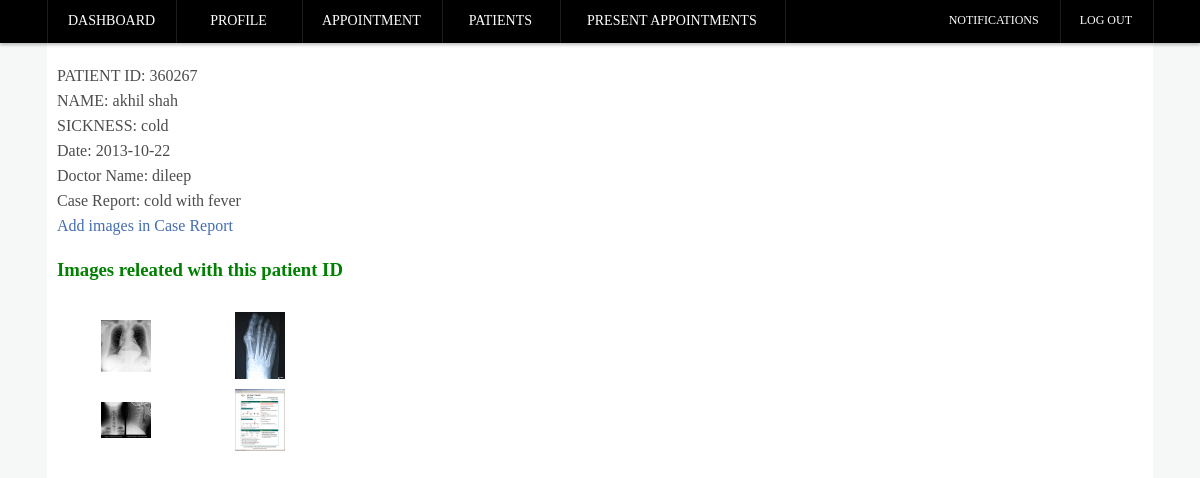
Screenshot of /admin001/show_casereport.php?id=360267&&date=2013-10-22 (signed in) with the database file from the repository.
### tables this page shows
CREATE TABLE IF NOT EXISTS `records` (
  `patient_id` int(15) NOT NULL,
  `dates` date NOT NULL,
  `patientname` varchar(50) NOT NULL,
  `sickness` varchar(50) NOT NULL,
  `doctorname` varchar(50) NOT NULL,
  `casereport` varchar(200) NOT NULL
);

### admin001/show_casereport.php (the view, shortened to what this page needs)
<html>
	<head>
		<link rel="stylesheet" type="text/css" href="CSS/dboardCSS.css">
	</head>
	<body>
		<div id = "menu_container">
		<div id="menu_wrapper">
			<ul class = "main_menu_left">
					<li> <a class="top_menu" href = "dboardDoctor.php"> Dashboard </a> </li>
					<li> <a class="top_menu" href = "doctor_profile.php"> &nbsp;&nbsp;&nbsp;&nbsp;Profile&nbsp;&nbsp;&nbsp;&nbsp; </a> </li>
					<li> <a class="top_menu" href = "appointments_doctor.php"> Appointment </a> </li>
					<li> <a class="top_menu" href = "viewpatients.php"> &nbsp;&nbsp;Patients&nbsp;&nbsp;</a> </li>
					<li> <a class="top_menu" href = "current_appointments.php"> &nbsp;&nbsp;Present Appointments&nbsp;&nbsp;</a> </li>
			</ul>
			<ul class = "main_menu_right">
				<li> <a id="notification" class="top_menu_right" href = "notifications.php"> Notifications </a> </li>
				<li> <a id="logout" class="top_menu_right" href = "logout.php"> Log Out </a> </li>
			</ul>
		</div>
	</div>
	<div class="clearance"></div>
	<div id = "main_wrapper">
		<div class="content_wrapper">
			<div class="content_main">
<?php
			$input = $_GET["id"];
            $input2=$_GET["date"];
				$conn=mysql_connect("localhost","root","root")or die("can not connect");
				if(isset($input)){
		$resultCheck = mysql_query("select * from records where patient_id = '".$input."' and dates='".$input2."';",$conn);
	}
	$rows = mysql_num_rows($resultCheck);
	if($rows)
	{
	for($j=0; $j<$rows; $j++){
		$tuple = mysql_fetch_array($resultCheck);
		echo 'PATIENT ID: ',$tuple['patient_id'] , '<br />';
		echo 'NAME: ',$tuple['patientname'] , '<br />';
		echo 'SICKNESS: ', $tuple['sickness'], '<br />';
		echo 'Date: ', $tuple['dates'], '<br />';
		echo 'Doctor Name: ', $tuple['doctorname'], '<br />';
        echo 'Case Report: ', $tuple['casereport'], '<br />';
		}
		echo '<a href = "add_images.php?id='.$tuple['patient_id'].'&&date='.$input2.'">',' Add images in Case Report',  '</a> <br />';
$images = "uploaded_files/".$tuple['patient_id'].'_'.$tuple['dates']."/";
if(is_dir($images))
{
$big    = "big/";
$cols   = 2;
if ($handle = opendir($images))
 { while (false !== ($file = readdir($handle)))
   {       if ($file != "." && $file != ".." && $file != rtrim($big,"/"))
	   {   $files[] = $file;
		   } }
closedir($handle); }
$colCtr = 0;
echo '<h3 style="color:green";>Images releated with this patient ID</h3> ';
echo '<table width="25%" cellspacing="3" ><tr>';
foreach($files as $file)
{  if($colCtr %$cols == 0)
   echo '<tr><td ></td></tr><tr>';
   echo '<td align="center"><a href="'.$images.$file.'"><img src="'.$images.$file.'" style="width:50px"/></a></td>';
   $colCtr++;
}
echo '</table>' . "\r\n";
}
	}
	else
	{
	echo "No case report found.";
	}
			?>
		</div>
	</div>
</body>
</html>

### admin001/css/dboardCSS.css (style rules this page uses)
body { background: #f6f8f8; color: #4C4C4C; line-height: 25px; margin: 0; }
ul { padding: 0; margin: 0; }
li { list-style: none; }
a, a:visited { -webkit-transition: all 0.2s ease-out; -moz-transition: all 0.2s ease-out; -ms-transition: all 0.2s ease-out; -o-transition: all 0.2s ease-out; color: #446DB2; text-decoration: none; }
.content_wrapper { position: relative; height: 1124px; width: 1106px; background: #fff; margin: 0 auto; z-index: 2; }
.content_main { top: 20px; margin-left: 10px; margin-right: 10px; position: relative; }
#menu_container { background: #000; width: 100%; position: fixed; top: 0; left: 0; z-index: 1000; height: 43px; -webkit-box-shadow: 0 2px 3px rgba(0,0,0,.25); -moz-box-shadow: 0 2px 3px rgba(0,0,0,.25); box-shadow: 0 2px 3px rgba(0,0,0,.25); }
#menu_wrapper { max-width: 1106px; margin: 0 auto; }
#menu_wrapper ul.main_menu_left { float: left; border-left: 1px solid rgba(255, 255, 255, 0.11); box-shadow: -1px 0 0 rgba(0, 0, 0, 0.1); }
#menu_wrapper ul li .top_menu { border-right: 1px solid rgba(0, 0, 0, 0.1); box-shadow: 1px 0 0 rgba(255, 255, 255, 0.11); padding: 8px 20px; color: white; font-size: 14px; font-weight: normal; text-decoration: none; font-style: normal !important; display: inline-block; height: 27px; text-transform: uppercase; white-space: nowrap; }
#menu_wrapper ul li a.top_menu_right { border-right: 1px solid rgba(0, 0, 0, 0.1); box-shadow: 1px 0 0 rgba(255, 255, 255, 0.11); padding: 8px 20px; color: white; font-weight: normal; text-decoration: none; font-style: normal; display: inline-block; height: 27px; text-transform: uppercase; white-space: nowrap; }
#menu_wrapper ul li { float: left; }
#menu_wrapper ul.main_menu_right { color: white; font-size: 12px; position: relative; float: right; }
.clearance { height: 43px; }

### rows the page displays
records: patient "360267", patientname "akhil shah", sickness "cold", dates "2013-10-22", doctorname "dileep", casereport "cold with fever", patient+dates (picture)
